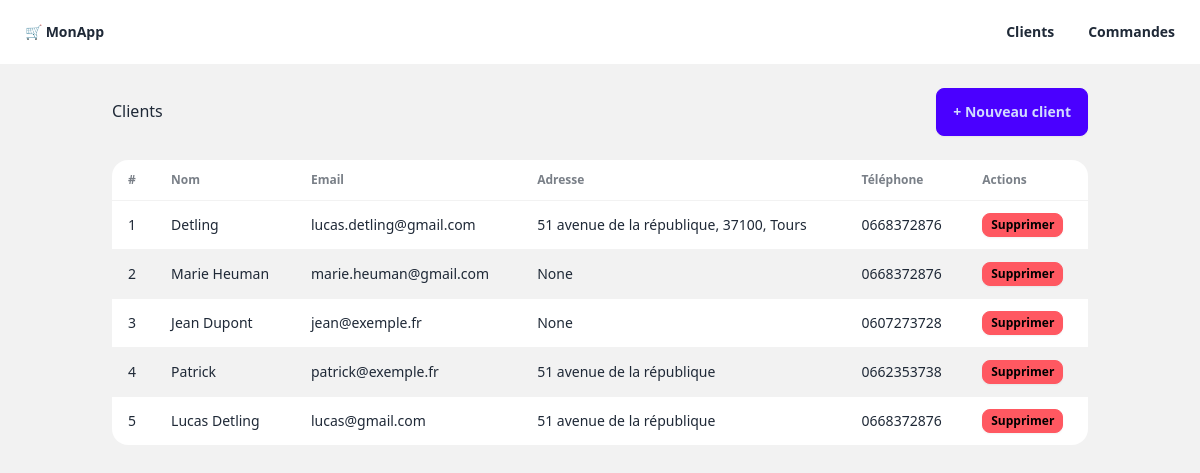
Before: /clients/ with the older database file.
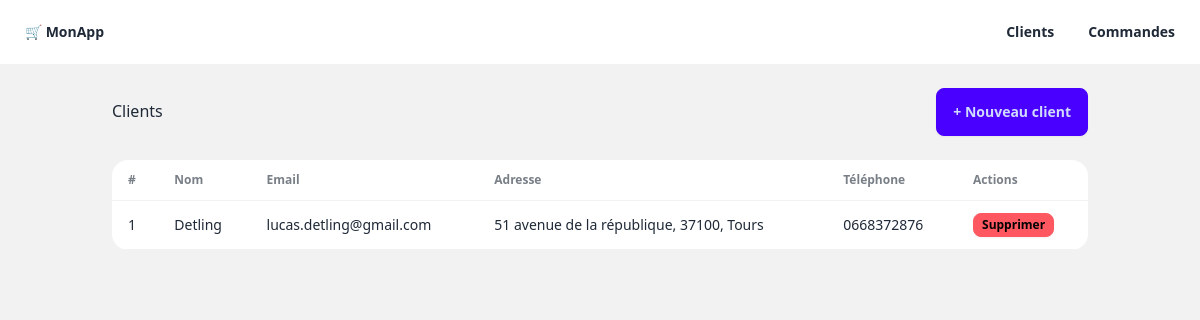
After: the same page with the newer database file.
### models/client.py (models this page shows, shortened)
class Client(Base):
    __tablename__ = "clients"
    id: Mapped[int] = mapped_column(primary_key=True)
    nom: Mapped[str] = mapped_column(String(100), nullable=False)
    email: Mapped[str] = mapped_column(String(150), unique=True, nullable=False)
    telephone: Mapped[Optional[str]] = mapped_column(String(20))
    adresse: Mapped[Optional[str]] = mapped_column(String(255))
    date_creation: Mapped[datetime] = mapped_column(server_default=func.now())
    commandes: Mapped[List["Commande"]] = relationship("Commande", back_populates="client")

### routes/clients.py (the view)
@router.get("/", response_class=HTMLResponse)
def liste_clients(request: Request, db: Session = Depends(get_db)):
    clients = client_service.get_all(db)
    return templates.TemplateResponse(
        request=request,
        name="clients/liste.html",
        context={"clients": clients}   # ← les variables du template ici
    )

### templates/clients/liste.html (shortened to what this page needs)
{% extends "base.html" %}
{% block content %}
<div class="flex justify-between items-center mb-6">
    <h1 class="text-3xl font-bold">Clients</h1>
    <button onclick="modal_client.showModal()" class="btn btn-primary">
        + Nouveau client
    </button>
</div>
<div id="liste-clients">
    {% if clients %}
    <div class="overflow-x-auto">
        <table class="table table-zebra bg-base-100 rounded-xl shadow">
            <thead>
                <tr>
                    <th>#</th>
                    <th>Nom</th>
                    <th>Email</th>
                    <th>Adresse</th>
                    <th>Téléphone</th>
                    <th>Actions</th>
                </tr>
            </thead>
            <tbody>
                {% for client in clients %}
                <tr id="client-{{ client.id }}">
                    <td>{{ client.id }}</td>
                    <td class="font-medium">{{ client.nom }}</td>
                    <td>{{ client.email }}</td>
                    <td>{{ client.adresse }}</td>
                    <td>{{ client.telephone or "—" }}</td>
                    <td>
                        <button class="btn btn-error btn-xs" hx-delete="/clients/{{ client.id }}"
                            hx-target="#client-{{ client.id }}" hx-swap="outerHTML"
                            hx-confirm="Supprimer {{ client.nom }} ?">
                            Supprimer
                        </button>
                    </td>
                </tr>
                {% endfor %}
            </tbody>
        </table>
    </div>
    {% else %}
    <div class="alert alert-info">
        <span>Aucun client pour l'instant. Ajoutez-en un !</span>
    </div>
    {% endif %}
</div>
{% endblock %}

### templates/base.html (shortened to what this page needs)
<!DOCTYPE html>
<html lang="fr" data-theme="light">
<head>
    <link href="https://cdn.jsdelivr.net/npm/daisyui@4/dist/full.min.css" rel="stylesheet">
    <script src="https://cdn.jsdelivr.net/npm/@tailwindcss/browser@4"></script>
</head>
<body class="bg-base-200 min-h-screen">
    <div class="navbar bg-base-100 shadow-sm">
        <div class="navbar-start">
            <a href="/" class="btn btn-ghost text-xl">🛒 MonApp</a>
        </div>
        <div class="navbar-end">
            <a href="/clients" class="btn btn-ghost">Clients</a>
            <a href="/commandes" class="btn btn-ghost">Commandes</a>
        </div>
    </div>
    <div id="notifications" class="toast toast-top toast-end z-50">
    </div>
    <main class="container mx-auto p-6">
        {% block content %}{% endblock %}
    </main>
</body>
</html>

Changed rows visible on the page:
removed Client: id "2", nom "Marie Heuman", email "marie.heuman@gmail.com", adresse "None", telephone "0668372876"
removed Client: id "3", nom "Jean Dupont", email "jean@exemple.fr", adresse "None", telephone "0607273728"
removed Client: id "4", nom "Patrick", email "patrick@exemple.fr", adresse "51 avenue de la république", telephone "0662353738"
removed Client: id "5", nom "Lucas Detling", email "lucas@gmail.com", adresse "51 avenue de la république", telephone "0668372876"
